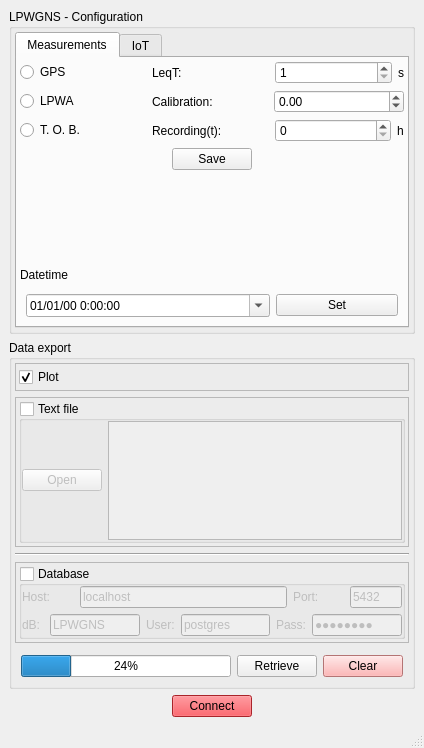
<?xml version="1.0" encoding="UTF-8"?>
<ui version="4.0">
 <class>MainWindow</class>
 <widget class="QMainWindow" name="MainWindow">
  <property name="geometry">
   <rect>
    <x>0</x>
    <y>0</y>
    <width>424</width>
    <height>748</height>
   </rect>
  </property>
  <property name="windowTitle">
   <string>MainWindow</string>
  </property>
  <widget class="QWidget" name="centralwidget">
   <layout class="QVBoxLayout" name="verticalLayout">
    <item>
     <widget class="QGroupBox" name="groupBox_2">
      <property name="title">
       <string>LPWGNS - Configuration</string>
      </property>
      <layout class="QHBoxLayout" name="horizontalLayout_16">
       <property name="leftMargin">
        <number>3</number>
       </property>
       <property name="topMargin">
        <number>3</number>
       </property>
       <property name="rightMargin">
        <number>3</number>
       </property>
       <property name="bottomMargin">
        <number>3</number>
       </property>
       <item>
        <widget class="QTabWidget" name="tWidget_config">
         <property name="currentIndex">
          <number>0</number>
         </property>
         <widget class="QWidget" name="tab">
          <attribute name="title">
           <string>Measurements</string>
          </attribute>
          <layout class="QVBoxLayout" name="verticalLayout_5">
           <property name="leftMargin">
            <number>3</number>
           </property>
           <property name="topMargin">
            <number>3</number>
           </property>
           <property name="rightMargin">
            <number>3</number>
           </property>
           <property name="bottomMargin">
            <number>3</number>
           </property>
           <item>
            <layout class="QHBoxLayout" name="horizontalLayout_17" stretch="1,2">
             <property name="leftMargin">
              <number>0</number>
             </property>
             <property name="topMargin">
              <number>0</number>
             </property>
             <property name="rightMargin">
              <number>0</number>
             </property>
             <property name="bottomMargin">
              <number>0</number>
             </property>
             <item>
              <widget class="QRadioButton" name="rButton_gps">
               <property name="text">
                <string>GPS</string>
               </property>
               <property name="autoExclusive">
                <bool>false</bool>
               </property>
              </widget>
             </item>
             <item>
              <layout class="QHBoxLayout" name="horizontalLayout_10" stretch="3,3,0">
               <property name="leftMargin">
                <number>0</number>
               </property>
               <property name="topMargin">
                <number>0</number>
               </property>
               <property name="rightMargin">
                <number>0</number>
               </property>
               <property name="bottomMargin">
                <number>0</number>
               </property>
               <item>
                <widget class="QLabel" name="label_5">
                 <property name="text">
                  <string>LeqT:</string>
                 </property>
                </widget>
               </item>
               <item>
                <widget class="QSpinBox" name="sBox_leqt">
                 <property name="minimum">
                  <number>1</number>
                 </property>
                 <property name="maximum">
                  <number>60</number>
                 </property>
                </widget>
               </item>
               <item>
                <widget class="QLabel" name="label_6">
                 <property name="text">
                  <string>s</string>
                 </property>
                </widget>
               </item>
              </layout>
             </item>
            </layout>
           </item>
           <item>
            <layout class="QHBoxLayout" name="horizontalLayout_18" stretch="1,2">
             <item>
              <widget class="QRadioButton" name="rButton_lpwa">
               <property name="text">
                <string>LPWA</string>
               </property>
               <property name="autoExclusive">
                <bool>false</bool>
               </property>
              </widget>
             </item>
             <item>
              <layout class="QHBoxLayout" name="horizontalLayout_11" stretch="8,9">
               <property name="leftMargin">
                <number>0</number>
               </property>
               <property name="topMargin">
                <number>0</number>
               </property>
               <property name="rightMargin">
                <number>0</number>
               </property>
               <property name="bottomMargin">
                <number>0</number>
               </property>
               <item>
                <widget class="QLabel" name="label_7">
                 <property name="text">
                  <string>Calibration:</string>
                 </property>
                </widget>
               </item>
               <item>
                <widget class="QDoubleSpinBox" name="dSpinBox_cal">
                 <property name="minimum">
                  <double>-100.000000000000000</double>
                 </property>
                 <property name="maximum">
                  <double>100.000000000000000</double>
                 </property>
                 <property name="singleStep">
                  <double>0.100000000000000</double>
                 </property>
                </widget>
               </item>
              </layout>
             </item>
            </layout>
           </item>
           <item>
            <layout class="QHBoxLayout" name="horizontalLayout_19" stretch="1,2">
             <property name="leftMargin">
              <number>0</number>
             </property>
             <property name="topMargin">
              <number>0</number>
             </property>
             <property name="rightMargin">
              <number>0</number>
             </property>
             <property name="bottomMargin">
              <number>0</number>
             </property>
             <item>
              <widget class="QRadioButton" name="rButton_tob">
               <property name="text">
                <string>T. O. B.</string>
               </property>
               <property name="autoExclusive">
                <bool>false</bool>
               </property>
              </widget>
             </item>
             <item>
              <layout class="QHBoxLayout" name="horizontalLayout_20" stretch="3,3,0">
               <item>
                <widget class="QLabel" name="label_14">
                 <property name="text">
                  <string>Recording(t):</string>
                 </property>
                </widget>
               </item>
               <item>
                <widget class="QSpinBox" name="sBox_rect"/>
               </item>
               <item>
                <widget class="QLabel" name="label_15">
                 <property name="text">
                  <string>h</string>
                 </property>
                </widget>
               </item>
              </layout>
             </item>
            </layout>
           </item>
           <item>
            <layout class="QHBoxLayout" name="horizontalLayout_21">
             <property name="leftMargin">
              <number>0</number>
             </property>
             <property name="topMargin">
              <number>0</number>
             </property>
             <property name="rightMargin">
              <number>0</number>
             </property>
             <property name="bottomMargin">
              <number>0</number>
             </property>
             <item>
              <spacer name="horizontalSpacer_4">
               <property name="orientation">
                <enum>Qt::Horizontal</enum>
               </property>
               <property name="sizeHint" stdset="0">
                <size>
                 <width>40</width>
                 <height>20</height>
                </size>
               </property>
              </spacer>
             </item>
             <item>
              <widget class="QPushButton" name="pButton_save_config">
               <property name="text">
                <string>Save</string>
               </property>
              </widget>
             </item>
             <item>
              <spacer name="horizontalSpacer_5">
               <property name="orientation">
                <enum>Qt::Horizontal</enum>
               </property>
               <property name="sizeHint" stdset="0">
                <size>
                 <width>40</width>
                 <height>20</height>
                </size>
               </property>
              </spacer>
             </item>
            </layout>
           </item>
           <item>
            <spacer name="verticalSpacer_2">
             <property name="orientation">
              <enum>Qt::Vertical</enum>
             </property>
             <property name="sizeHint" stdset="0">
              <size>
               <width>20</width>
               <height>40</height>
              </size>
             </property>
            </spacer>
           </item>
           <item>
            <widget class="QLabel" name="label_17">
             <property name="text">
              <string>Datetime</string>
             </property>
            </widget>
           </item>
           <item>
            <layout class="QHBoxLayout" name="horizontalLayout_7" stretch="2,1">
             <property name="leftMargin">
              <number>6</number>
             </property>
             <property name="topMargin">
              <number>6</number>
             </property>
             <property name="rightMargin">
              <number>6</number>
             </property>
             <property name="bottomMargin">
              <number>6</number>
             </property>
             <item>
              <widget class="QDateTimeEdit" name="dTEdit_time">
               <property name="displayFormat">
                <string>dd/MM/yy H:mm:ss</string>
               </property>
               <property name="calendarPopup">
                <bool>true</bool>
               </property>
              </widget>
             </item>
             <item>
              <widget class="QPushButton" name="pButton_set_datetime">
               <property name="text">
                <string>Set</string>
               </property>
              </widget>
             </item>
            </layout>
           </item>
          </layout>
         </widget>
         <widget class="QWidget" name="tab_2">
          <attribute name="title">
           <string>IoT</string>
          </attribute>
          <layout class="QHBoxLayout" name="horizontalLayout_9">
           <property name="leftMargin">
            <number>3</number>
           </property>
           <property name="topMargin">
            <number>3</number>
           </property>
           <property name="rightMargin">
            <number>3</number>
           </property>
           <property name="bottomMargin">
            <number>3</number>
           </property>
           <item>
            <layout class="QVBoxLayout" name="verticalLayout_7">
             <item>
              <layout class="QHBoxLayout" name="horizontalLayout_12" stretch="1,4">
               <item>
                <widget class="QLabel" name="label_8">
                 <property name="text">
                  <string>APN:</string>
                 </property>
                </widget>
               </item>
               <item>
                <widget class="QLineEdit" name="lEdit_apn"/>
               </item>
              </layout>
             </item>
             <item>
              <layout class="QHBoxLayout" name="horizontalLayout_13" stretch="1,4">
               <item>
                <widget class="QLabel" name="label_9">
                 <property name="text">
                  <string>Network:</string>
                 </property>
                </widget>
               </item>
               <item>
                <widget class="QLineEdit" name="lEdit_network"/>
               </item>
              </layout>
             </item>
             <item>
              <widget class="Line" name="line">
               <property name="orientation">
                <enum>Qt::Horizontal</enum>
               </property>
              </widget>
             </item>
             <item>
              <layout class="QHBoxLayout" name="horizontalLayout_14" stretch="0,10">
               <item>
                <widget class="QLabel" name="label_10">
                 <property name="text">
                  <string>Cmd:</string>
                 </property>
                </widget>
               </item>
               <item>
                <widget class="QLineEdit" name="lEdit_cmd"/>
               </item>
              </layout>
             </item>
             <item>
              <layout class="QHBoxLayout" name="horizontalLayout" stretch="1,2,1,2,2,2,1">
               <property name="leftMargin">
                <number>0</number>
               </property>
               <property name="topMargin">
                <number>0</number>
               </property>
               <property name="rightMargin">
                <number>0</number>
               </property>
               <property name="bottomMargin">
                <number>0</number>
               </property>
               <item>
                <widget class="QLabel" name="label_12">
                 <property name="text">
                  <string>Tout</string>
                 </property>
                </widget>
               </item>
               <item>
                <widget class="QDoubleSpinBox" name="dSpinBox_tout">
                 <property name="decimals">
                  <number>1</number>
                 </property>
                 <property name="singleStep">
                  <double>0.100000000000000</double>
                 </property>
                 <property name="value">
                  <double>0.100000000000000</double>
                 </property>
                </widget>
               </item>
               <item>
                <widget class="QLabel" name="label_13">
                 <property name="text">
                  <string>s</string>
                 </property>
                </widget>
               </item>
               <item>
                <widget class="QPushButton" name="pButton_send_cmd">
                 <property name="text">
                  <string>Send</string>
                 </property>
                </widget>
               </item>
               <item>
                <widget class="QPushButton" name="pButton_restart_lpwa">
                 <property name="text">
                  <string>Restart</string>
                 </property>
                </widget>
               </item>
               <item>
                <spacer name="horizontalSpacer_3">
                 <property name="orientation">
                  <enum>Qt::Horizontal</enum>
                 </property>
                 <property name="sizeHint" stdset="0">
                  <size>
                   <width>40</width>
                   <height>20</height>
                  </size>
                 </property>
                </spacer>
               </item>
               <item>
                <widget class="QPushButton" name="pushButton">
                 <property name="text">
                  <string>Clear</string>
                 </property>
                </widget>
               </item>
              </layout>
             </item>
             <item>
              <widget class="QLabel" name="label_11">
               <property name="text">
                <string>Result:</string>
               </property>
              </widget>
             </item>
             <item>
              <widget class="QTextEdit" name="tEdit_response"/>
             </item>
            </layout>
           </item>
          </layout>
         </widget>
        </widget>
       </item>
      </layout>
     </widget>
    </item>
    <item>
     <widget class="QGroupBox" name="gBox_export">
      <property name="title">
       <string>Data export</string>
      </property>
      <layout class="QVBoxLayout" name="verticalLayout_2">
       <property name="leftMargin">
        <number>3</number>
       </property>
       <property name="topMargin">
        <number>3</number>
       </property>
       <property name="rightMargin">
        <number>3</number>
       </property>
       <property name="bottomMargin">
        <number>3</number>
       </property>
       <item>
        <widget class="QFrame" name="frame_3">
         <property name="frameShape">
          <enum>QFrame::StyledPanel</enum>
         </property>
         <property name="frameShadow">
          <enum>QFrame::Raised</enum>
         </property>
         <layout class="QVBoxLayout" name="verticalLayout_8">
          <property name="leftMargin">
           <number>3</number>
          </property>
          <property name="topMargin">
           <number>3</number>
          </property>
          <property name="rightMargin">
           <number>3</number>
          </property>
          <property name="bottomMargin">
           <number>3</number>
          </property>
          <item>
           <widget class="QCheckBox" name="cBox_plot">
            <property name="text">
             <string>Plot</string>
            </property>
            <property name="checked">
             <bool>true</bool>
            </property>
            <property name="autoExclusive">
             <bool>true</bool>
            </property>
           </widget>
          </item>
         </layout>
        </widget>
       </item>
       <item>
        <widget class="QFrame" name="frame">
         <property name="frameShape">
          <enum>QFrame::StyledPanel</enum>
         </property>
         <property name="frameShadow">
          <enum>QFrame::Raised</enum>
         </property>
         <layout class="QVBoxLayout" name="verticalLayout_4">
          <property name="leftMargin">
           <number>3</number>
          </property>
          <property name="topMargin">
           <number>3</number>
          </property>
          <property name="rightMargin">
           <number>3</number>
          </property>
          <property name="bottomMargin">
           <number>3</number>
          </property>
          <item>
           <widget class="QGroupBox" name="gBox_text">
            <property name="title">
             <string>Text file</string>
            </property>
            <property name="checkable">
             <bool>true</bool>
            </property>
            <property name="checked">
             <bool>false</bool>
            </property>
            <layout class="QHBoxLayout" name="horizontalLayout_3">
             <property name="leftMargin">
              <number>0</number>
             </property>
             <property name="topMargin">
              <number>0</number>
             </property>
             <property name="rightMargin">
              <number>0</number>
             </property>
             <property name="bottomMargin">
              <number>0</number>
             </property>
             <item>
              <widget class="QPushButton" name="pB_path">
               <property name="text">
                <string>Open</string>
               </property>
              </widget>
             </item>
             <item>
              <widget class="QTextEdit" name="tEdit_file">
               <property name="sizePolicy">
                <sizepolicy hsizetype="Expanding" vsizetype="Expanding">
                 <horstretch>0</horstretch>
                 <verstretch>0</verstretch>
                </sizepolicy>
               </property>
               <property name="font">
                <font>
                 <pointsize>8</pointsize>
                </font>
               </property>
              </widget>
             </item>
            </layout>
           </widget>
          </item>
         </layout>
        </widget>
       </item>
       <item>
        <widget class="Line" name="line_2">
         <property name="orientation">
          <enum>Qt::Horizontal</enum>
         </property>
        </widget>
       </item>
       <item>
        <widget class="QFrame" name="frame_2">
         <property name="frameShape">
          <enum>QFrame::StyledPanel</enum>
         </property>
         <property name="frameShadow">
          <enum>QFrame::Raised</enum>
         </property>
         <layout class="QVBoxLayout" name="verticalLayout_6">
          <property name="leftMargin">
           <number>3</number>
          </property>
          <property name="topMargin">
           <number>3</number>
          </property>
          <property name="rightMargin">
           <number>3</number>
          </property>
          <property name="bottomMargin">
           <number>3</number>
          </property>
          <item>
           <widget class="QGroupBox" name="gBox_dB">
            <property name="title">
             <string>Database</string>
            </property>
            <property name="checkable">
             <bool>true</bool>
            </property>
            <property name="checked">
             <bool>false</bool>
            </property>
            <layout class="QVBoxLayout" name="verticalLayout_3">
             <property name="leftMargin">
              <number>0</number>
             </property>
             <property name="topMargin">
              <number>0</number>
             </property>
             <property name="rightMargin">
              <number>0</number>
             </property>
             <property name="bottomMargin">
              <number>0</number>
             </property>
             <item>
              <layout class="QHBoxLayout" name="horizontalLayout_5" stretch="1,4,1,1">
               <property name="leftMargin">
                <number>0</number>
               </property>
               <property name="topMargin">
                <number>0</number>
               </property>
               <property name="rightMargin">
                <number>0</number>
               </property>
               <property name="bottomMargin">
                <number>0</number>
               </property>
               <item>
                <widget class="QLabel" name="label">
                 <property name="text">
                  <string>Host:</string>
                 </property>
                </widget>
               </item>
               <item>
                <widget class="QLineEdit" name="lEdit_host">
                 <property name="text">
                  <string>localhost</string>
                 </property>
                </widget>
               </item>
               <item>
                <widget class="QLabel" name="label_16">
                 <property name="text">
                  <string>Port:</string>
                 </property>
                </widget>
               </item>
               <item>
                <widget class="QLineEdit" name="lEdit_port">
                 <property name="text">
                  <string>5432</string>
                 </property>
                </widget>
               </item>
              </layout>
             </item>
             <item>
              <layout class="QHBoxLayout" name="horizontalLayout_4">
               <property name="leftMargin">
                <number>0</number>
               </property>
               <property name="topMargin">
                <number>0</number>
               </property>
               <property name="rightMargin">
                <number>0</number>
               </property>
               <property name="bottomMargin">
                <number>0</number>
               </property>
              </layout>
             </item>
             <item>
              <layout class="QHBoxLayout" name="horizontalLayout_6" stretch="1,4,1,4,1,4">
               <property name="leftMargin">
                <number>0</number>
               </property>
               <property name="topMargin">
                <number>0</number>
               </property>
               <property name="rightMargin">
                <number>0</number>
               </property>
               <property name="bottomMargin">
                <number>0</number>
               </property>
               <item>
                <widget class="QLabel" name="label_2">
                 <property name="text">
                  <string>dB:</string>
                 </property>
                </widget>
               </item>
               <item>
                <widget class="QLineEdit" name="lEdit_db">
                 <property name="text">
                  <string>LPWGNS</string>
                 </property>
                </widget>
               </item>
               <item>
                <widget class="QLabel" name="label_3">
                 <property name="text">
                  <string>User:</string>
                 </property>
                </widget>
               </item>
               <item>
                <widget class="QLineEdit" name="lEdit_user">
                 <property name="text">
                  <string>postgres</string>
                 </property>
                </widget>
               </item>
               <item>
                <widget class="QLabel" name="label_4">
                 <property name="text">
                  <string>Pass:</string>
                 </property>
                </widget>
               </item>
               <item>
                <widget class="QLineEdit" name="lEdit_pass">
                 <property name="text">
                  <string>chiquito</string>
                 </property>
                 <property name="echoMode">
                  <enum>QLineEdit::PasswordEchoOnEdit</enum>
                 </property>
                </widget>
               </item>
              </layout>
             </item>
            </layout>
           </widget>
          </item>
         </layout>
        </widget>
       </item>
       <item>
        <layout class="QHBoxLayout" name="horizontalLayout_2" stretch="20,2,1">
         <property name="leftMargin">
          <number>6</number>
         </property>
         <property name="topMargin">
          <number>6</number>
         </property>
         <property name="rightMargin">
          <number>6</number>
         </property>
         <property name="bottomMargin">
          <number>6</number>
         </property>
         <item>
          <widget class="QProgressBar" name="pBar_read">
           <property name="value">
            <number>24</number>
           </property>
          </widget>
         </item>
         <item>
          <widget class="QPushButton" name="pB_read_data">
           <property name="text">
            <string>Retrieve</string>
           </property>
          </widget>
         </item>
         <item>
          <widget class="QPushButton" name="pB_clear_mem">
           <property name="styleSheet">
            <string notr="true">background-color: rgb(252, 162, 162);</string>
           </property>
           <property name="text">
            <string>Clear</string>
           </property>
          </widget>
         </item>
        </layout>
       </item>
      </layout>
     </widget>
    </item>
    <item>
     <layout class="QHBoxLayout" name="horizontalLayout_15">
      <property name="leftMargin">
       <number>6</number>
      </property>
      <property name="rightMargin">
       <number>6</number>
      </property>
      <item>
       <spacer name="horizontalSpacer">
        <property name="orientation">
         <enum>Qt::Horizontal</enum>
        </property>
        <property name="sizeHint" stdset="0">
         <size>
          <width>40</width>
          <height>20</height>
         </size>
        </property>
       </spacer>
      </item>
      <item>
       <widget class="QPushButton" name="pB_connect">
        <property name="styleSheet">
         <string notr="true">background-color: rgb(237, 51, 59);</string>
        </property>
        <property name="text">
         <string>Connect</string>
        </property>
        <property name="checkable">
         <bool>true</bool>
        </property>
        <property name="checked">
         <bool>false</bool>
        </property>
        <property name="flat">
         <bool>false</bool>
        </property>
       </widget>
      </item>
      <item>
       <spacer name="horizontalSpacer_2">
        <property name="orientation">
         <enum>Qt::Horizontal</enum>
        </property>
        <property name="sizeHint" stdset="0">
         <size>
          <width>40</width>
          <height>20</height>
         </size>
        </property>
       </spacer>
      </item>
     </layout>
    </item>
    <item>
     <spacer name="verticalSpacer">
      <property name="orientation">
       <enum>Qt::Vertical</enum>
      </property>
      <property name="sizeHint" stdset="0">
       <size>
        <width>20</width>
        <height>40</height>
       </size>
      </property>
     </spacer>
    </item>
   </layout>
  </widget>
  <widget class="QMenuBar" name="menubar">
   <property name="geometry">
    <rect>
     <x>0</x>
     <y>0</y>
     <width>424</width>
     <height>22</height>
    </rect>
   </property>
  </widget>
  <widget class="QStatusBar" name="statusbar"/>
 </widget>
 <resources/>
 <connections/>
</ui>
